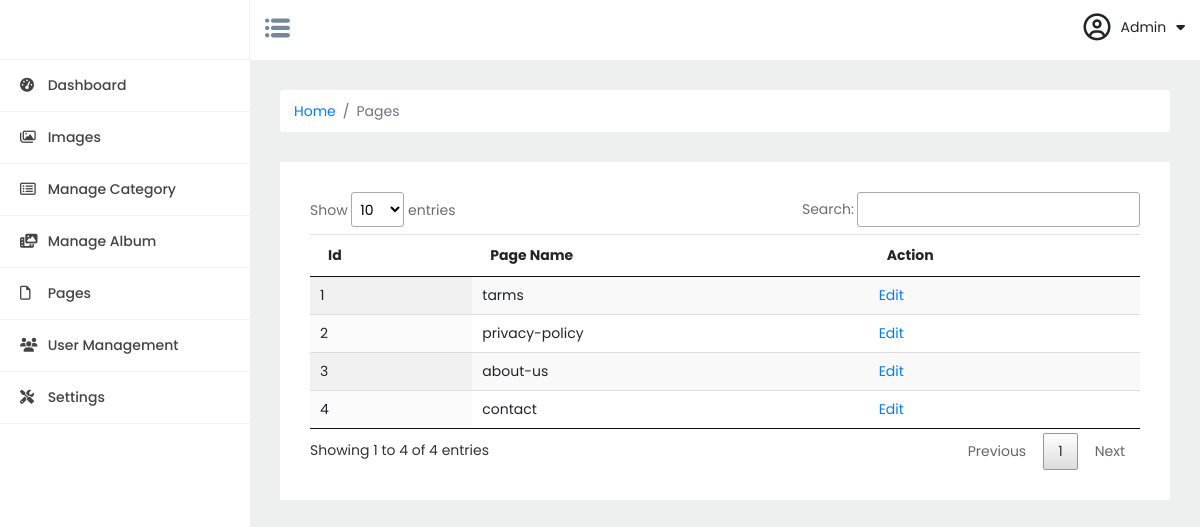
Screenshot of /manage/pages.php (signed in) with the database file from the repository.
### tables this page shows
CREATE TABLE `pages` (
  `id` int(11) NOT NULL,
  `page_name` varchar(50) NOT NULL,
  `page_body` longtext NOT NULL
);

### manage/classes/Page.php (called while the page is built, shortened)
<?php
class Page
{
    private $conn;
    private $table = 'pages';
    public function __construct()
    {
        global $connect;
        $this->conn = $connect;
    }
    public function getAllPages()
    {
        $query = 'SELECT * FROM ' . $this->table . ' ORDER BY `id` DESC';
        $result = $this->conn->query($query);
        return $result;
    }
}

### manage/pages.php (the view, shortened to what this page needs)
<?php require 'classes/Helper.php'; ?>
<?php require 'classes/Page.php'; ?>
<?php include 'inc/header.php'; ?>
<?php
$page = new Page();
?>
<nav aria-label="breadcrumb">
    <ol class="breadcrumb">
        <li class="breadcrumb-item"><a href="index.php">Home</a></li>
        <li class="breadcrumb-item active" aria-current="page">Pages</li>
    </ol>
</nav>
<div class="pages-list">
    <table id="table_id" class="display table table-striped">
        <thead>
            <tr>
                <th>Id</th>
                <th>Page Name</th>
                <th>Action</th>
            </tr>
        </thead>
        <tbody>
            <?php
            $page = $page->getAllPages();
            $i = 0;
            while ($row = $page->fetch_assoc()) {
                $i++;
            ?>
                <tr>
                    <td><?php echo $i; ?></td>
                    <td><?php echo $row["page_name"]; ?></td>
                    <td id="btn-group">
                        <a class="mr-3" href="edit-page.php?id=<?php echo $row["id"]; ?>">Edit</a>
                    </td>
                </tr>
            <?php
            }
            ?>
        </tbody>
    </table>
</div>
<?php include 'inc/footer.php'; ?>

### rows the page displays
pages: page_name "tarms"
pages: page_name "privacy-policy"
pages: page_name "about-us"
pages: page_name "contact"
